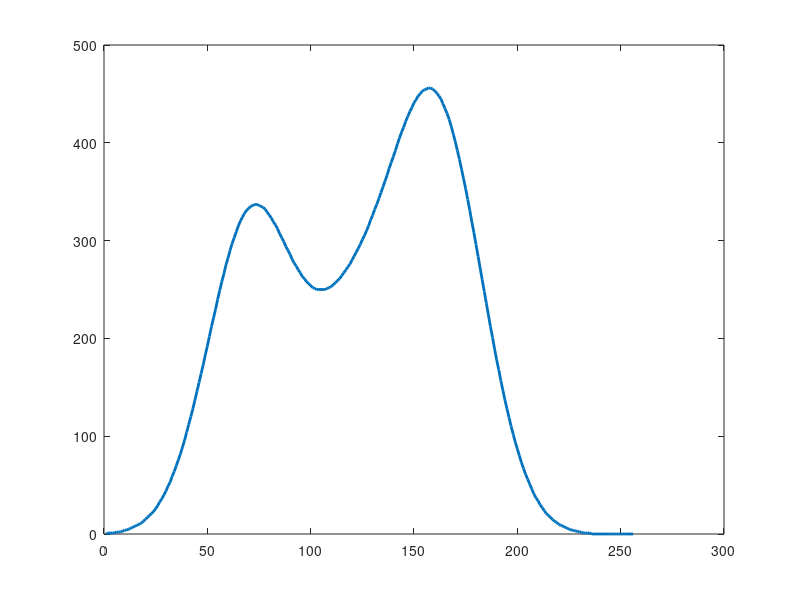

Reproduce this figure in MATLAB. (Note: this script raises an error after producing the figure.)
clc;
clear all
close all
format compact


Pc=0.8; %Crossover
Pm=0.1; %Mutation
%% 
%% 
%% 
Generation_num=1000;
N=4; % Number of chromosom
LengthCh=8; %Length of chromosom
load('f.mat')
x=1:256;
plot(x,f,'LineWidth',2);

%%
%Initial Population
Ch=Initial_Population(N,0,255);

%***** Objective Function *****
OF=zeros(N,1);
OF=Objective_Function(Ch,N,f);

i=1;
while( i<=Generation_num )
    %***** Fitness Function *****
    FF=Fitness_Function(OF);
    %***** Convergence Plot
    ave(i)=sum(FF)/N;
    best(i)=max(FF);
    xopt=find(FF==max(FF),1);
    fprintf('Iteration=%d  FF=%f   near optimal x=%d \n',i,best(i),bin2dec(Ch(xopt,:)))
    
    
    %***** FPS selection
    Select_Parent=Selection_FPS(FF,N);
    %***** Crossover *****
    Ch_cm=Crossover_OneOpint(Ch,Select_Parent,N,LengthCh,Pc);
    
    %***** Mutation *****
    Ch_cm=Mutation_Swap(Ch_cm,N,LengthCh,Pm);
    
    %***** Replacment ****
    OF_cm=Objective_Function(Ch_cm,N,f);
    Ch=Replacment_Generational_elitism(Ch,Ch_cm,OF,OF_cm);
    OF=Objective_Function(Ch,N,f);
    
    i=i+1;
end

figure
Plot_Convergence(ave,best);
